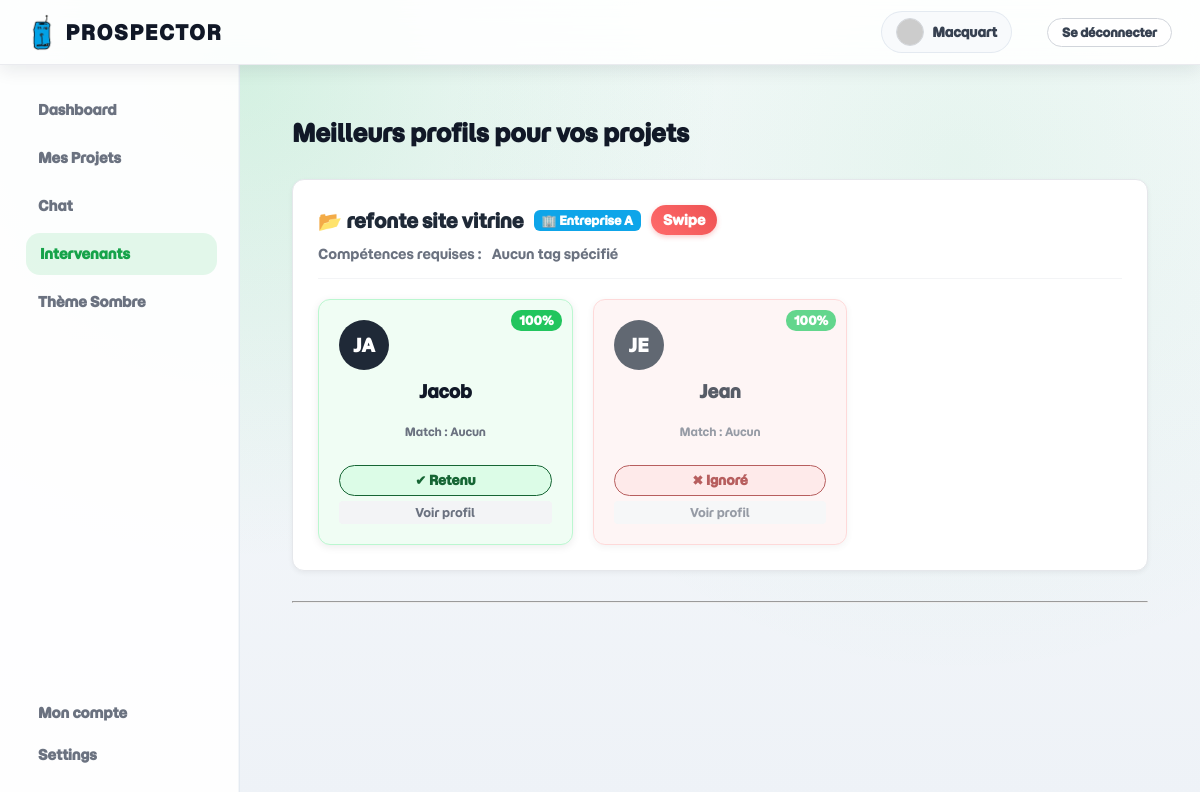
/intervenants (signed in), run on the app's committed database.
### tables this page shows
CREATE TABLE utilisateurs (
            id INTEGER PRIMARY KEY AUTOINCREMENT,
            nom TEXT NOT NULL,
            email TEXT NOT NULL UNIQUE,
            password TEXT NOT NULL,
            tags TEXT,
            autorisations INTEGER DEFAULT 1,
            avatar TEXT,
            valide INTEGER DEFAULT 0,
            bio TEXT,
            disponibilite TEXT DEFAULT 'Disponible', 
            langues TEXT, 
            liens TEXT
        );

CREATE TABLE commandes (
            id INTEGER PRIMARY KEY AUTOINCREMENT,
            id_cdp INTEGER,
            id_client INTEGER,
            date_debut TEXT,
            date_fin TEXT,
            objets TEXT,
            tags_intervenants TEXT,
            jalons_id TEXT,
            status TEXT,
            description TEXT,
            intervenants TEXT,
            FOREIGN KEY (id_cdp) REFERENCES utilisateurs(id),
            FOREIGN KEY (id_client) REFERENCES client(id)
        );

CREATE TABLE client (
            id INTEGER PRIMARY KEY AUTOINCREMENT,
            nom_complet TEXT,
            email TEXT,
            secteur TEXT
        );

### main.py (the view)
@app.route('/intervenants')
@login_required
def intervenants():
    conn = sqlite3.connect(DATABASE)
    cursor = conn.cursor()
    my_id   = current_user.id
    my_auth = current_user.autorisations
    if my_auth != 2:
        conn.close()
        flash("Accès réservé aux Chefs de Projet.", "danger")
        return redirect(url_for('dashboard'))
    cursor.execute("SELECT project_id, target_id, action FROM interactions WHERE swiper_id = ?", (my_id,))
    interactions_raw = cursor.fetchall()
    interactions_map = {(row[0], row[1]): row[2] for row in interactions_raw}
    client_view_data = []
    query_my_projects = """--sql
        SELECT c.id, c.objets, c.tags_intervenants, cl.nom_complet
        FROM commandes c
        LEFT JOIN client cl ON c.id_client = cl.id
        WHERE c.id_cdp = ?
        AND c.status = 'waiting'
    """
    cursor.execute(query_my_projects, (my_id,))
    my_projects = cursor.fetchall()
    query_intervenants = "SELECT id, nom, tags FROM utilisateurs WHERE autorisations = 1"
    cursor.execute(query_intervenants)
    all_intervenants = cursor.fetchall()
    for project in my_projects:
        p_id, p_objet, p_tags_str, p_client_name = project
        p_tags_str = p_tags_str if p_tags_str else ""
        required_tags_set = set([k.strip().lower() for k in p_tags_str.split(',') if k.strip()])
        candidates_for_this_project = []
        for inter in all_intervenants:
            i_id, i_nom, i_tags_str = inter
            past_action = interactions_map.get((p_id, i_id))
            i_tags_str = i_tags_str if i_tags_str else ""
            intervenant_tags_set = set([k.strip().lower() for k in i_tags_str.split(',') if k.strip()])
            common_tags = required_tags_set.intersection(intervenant_tags_set)
            nb_common = len(common_tags)
            nb_required = len(required_tags_set)
            score = int((nb_common / nb_required) * 100) if nb_required > 0 else 100
            candidates_for_this_project.append({
                'id': i_id,
                'nom': i_nom,
                'initiales': i_nom[:2].upper() if i_nom else "?",
                'score': score,
                'common_tags': ", ".join(list(common_tags)) if common_tags else "Aucun",
                'interaction_status': past_action
            })
        candidates_for_this_project.sort(key=lambda x: x['score'], reverse=True)
        client_view_data.append({
            'project_id': p_id,
            'project_title': p_objet,
            'client_name': p_client_name if p_client_name else "Client Inconnu",
            'required_tags': p_tags_str,
            'candidates': candidates_for_this_project
        })
    conn.close()
    return render_template('intervenants.html',
                            active_page='intervenants',
                            my_auth=my_auth,
                            projects=[],
                            client_data=client_view_data)

### main.py (called while the page is built)
@login_manager.user_loader
def load_user(user_id):
    conn = sqlite3.connect(DATABASE)
    cursor = conn.cursor()
    cursor.execute("SELECT id, nom, email, autorisations, tags FROM utilisateurs WHERE id = ?", (user_id,))
    row = cursor.fetchone()
    conn.close()
    if row:
        return User(id=row[0], nom=row[1], email=row[2], autorisations=row[3], tags=row[4])
    return None

def get_avatar(email, size=80, default='identicon', rating='g'):
    avatar_custom = None
    try:
        with sqlite3.connect(DATABASE) as conn:
            cursor = conn.cursor()
            cursor.execute("SELECT avatar FROM utilisateurs WHERE email = ?", (email,))
            row = cursor.fetchone()
            if row and row[0]:
                avatar_custom = row[0]
    except Exception:
        pass
    if avatar_custom:
        return url_for('static', filename=f'img/{avatar_custom}')
    email_clean = email.strip().lower()
    email_hash = hashlib.sha256(email_clean.encode('utf-8')).hexdigest()
    query_params = urlencode({
        's': str(size),
        'd': default,
        'r': rating
    })
    return f"https://www.gravatar.com/avatar/{email_hash}?{query_params}"

### templates/intervenants.html (shortened to what this page needs)
{% extends "base_dash.html" %}
{% block content %}
<div class="intervenants-wrapper">
    <div class="header-with-action">
        <h2 class="page-title" style="margin: 0;">
            {% if my_auth == 1 %}
                Projets disponibles pour vous
            {% elif my_auth == 2 %}
                Meilleurs profils pour vos projets
            {% else %}
                Dashboard
            {% endif %}
        </h2>
    </div>
    {% if my_auth == 1 %}
        <div class="match-list-container">
            {% for project in projects %}
                <div class="match-card project-card">
                    <div class="match-score-pill">{{ project.score }}% Match</div>
                    <h3>{{ project.title }}</h3>
                </div>
            {% endfor %}
        </div>
    {% elif my_auth == 2 %}
        {% if client_data %}
            {% for data in client_data %}
                <div class="project-matching-section">
                    <div class="section-header-client">
                        <div class="header-top-row">
                            <h3>📂 {{ data.project_title }}</h3>
                            <span class="company-badge">🏢 {{ data.client_name }}</span>
                            <a href="{{ url_for('tinder', p=data.project_id) }}" class="btn-tinder-mini">
                                Swipe
                            </a>
                        </div>
                        <div class="tags-required-container">
                            <span class="tags-label">Compétences requises :</span>
                            <div class="tags-list">
                                {% if data.required_tags %}
                                    {% for tag in data.required_tags.split(',') %}
                                        {% if tag.strip() %}
                                            <span class="tag-pill">{{ tag.strip() }}</span>
                                        {% endif %}
                                    {% endfor %}
                                {% else %}
                                    <span class="no-tags">Aucun tag spécifié</span>
                                {% endif %}
                            </div>
                        </div>
                    </div>
                    <div class="candidates-scroll-container">
                        {% for candidate in data.candidates %}
                        <div class="match-card candidate-mini-card {% if candidate.interaction_status == 'LIKE' %}card-liked{% elif candidate.interaction_status == 'PASS' %}card-passed{% endif %}"
                             id="card-{{ candidate.id }}-{{ data.project_id }}">
                            <div class="match-score-pill small" style="background-color:
                                {% if candidate.score == 100 %}#22c55e{% elif candidate.score >= 50 %}#f59e0b{% else %}#ef4444{% endif %};">
                                {{ candidate.score }}%
                            </div>
                            <div class="avatar-large" style="width: 50px; height: 50px; font-size: 18px; margin-bottom: 5px;">
                                {{ candidate.initiales }}
                            </div>
                            <h4>{{ candidate.nom }}</h4>
                            <p class="match-details">
                                <small>Match : {{ candidate.common_tags }}</small>
                            </p>
                            {% if candidate.interaction_status %}
                                <div class="interaction-badge {{ candidate.interaction_status|lower }}">
                                    {% if candidate.interaction_status == 'LIKE' %}
                                        ✔ Retenu
                                    {% else %}
                                        ✖ Ignoré
                                    {% endif %}
                                </div>
                                <a href="{{ url_for('compte', id=candidate.id) }}" class="btn-view-profile-simple" style="margin-top:5px; display:block; text-align:center;">Voir profil</a>
                            {% endif %}
                        </div>
                        {% endfor %}
                    </div> </div> <hr class="divider">
            {% endfor %} {% else %}
            <div class="empty-state">
                <p>Vous n'avez aucun projet en attente ('waiting').</p>
                <p>Créez une commande pour voir les suggestions !</p>
            </div>
        {% endif %}
    {% endif %}
</div>
{% endblock %}

### templates/base_dash.html (shortened to what this page needs)
<!DOCTYPE html>
<html lang="fr">
<head>
    <link rel="stylesheet" href="{{ url_for('static', filename='css/db_style.css') }}">
</head>
<body class="app-body">
    <nav id="navbar" class="navbar">
        <div class="navbar-inner">
            <div class="navbar-left">
<a href="{{ url_for('dashboard') }}" class="navbar-brand" style="display: flex; align-items: center; gap: 10px;">
    <img src="{{ url_for('static', filename='img/logo.png') }}"
         alt="Logo"
         class="main_title"> Prospector
</a>
            </div>
            <div class="navbar-right">
                {% if current_user.email %}
                    <a class="navbar-link-profile" href="{{ url_for('compte') }}">
                        <img src="{{ current_user.gravatar_url }}" class="avatar-mini-nav" alt="Avatar">
                        <span>{{ current_user.nom }}</span>
                    </a>
                    <a class="navbar-link btn-logout" href="{{ url_for('logout') }}">Se déconnecter</a>
                {% endif %}
            </div>
        </div>
    </nav>
    <div class="dashboard-wrapper">
        <nav class="sidebar">
            <a href="{{ url_for('dashboard') }}" class="menu-item {% if active_page == 'dashboard' %}active{% endif %}">
                Dashboard
            </a>
            <a href="{{ url_for('projects') }}" class="menu-item {% if active_page == 'projects' %}active{% endif %}">
                Mes Projets
            </a>
            <a href="{{ url_for('chat') }}" class="menu-item {% if active_page == 'chat' %}active{% endif %}">
                Chat
            </a>
            {% if current_user.autorisations == 2 %}
            <a href="{{ url_for('intervenants') }}" class="menu-item {% if active_page == 'intervenants' %}active{% endif %}">
                Intervenants
            </a>
            {% endif %}
            <div class="menu-item" id="theme-toggle" onclick="toggleTheme()">Thème Sombre</div>
            <div class="bottom-menu">
                <a href="{{ url_for('compte') }}" class="menu-item {% if active_page == 'compte' %}active{% endif %}">Mon compte</a>
                <a href="{{ url_for('settings') }}" class="menu-item {% if active_page == 'settings' %}active{% endif %}">Settings</a>
            </div>
        </nav>
        <main class="main-content">
            {% block content %}{% endblock %}
        </main>
        </div>
</body>
</html>

### data on the page
utilisateurs: nom "Macquart"
commandes: project_title "refonte site vitrine", client_name "Entreprise A", score "100" "100", initiales "JA" "JE", common_tags "Aucun" "Aucun"
utilisateurs: nom "Jacob"
utilisateurs: nom "Jean"
